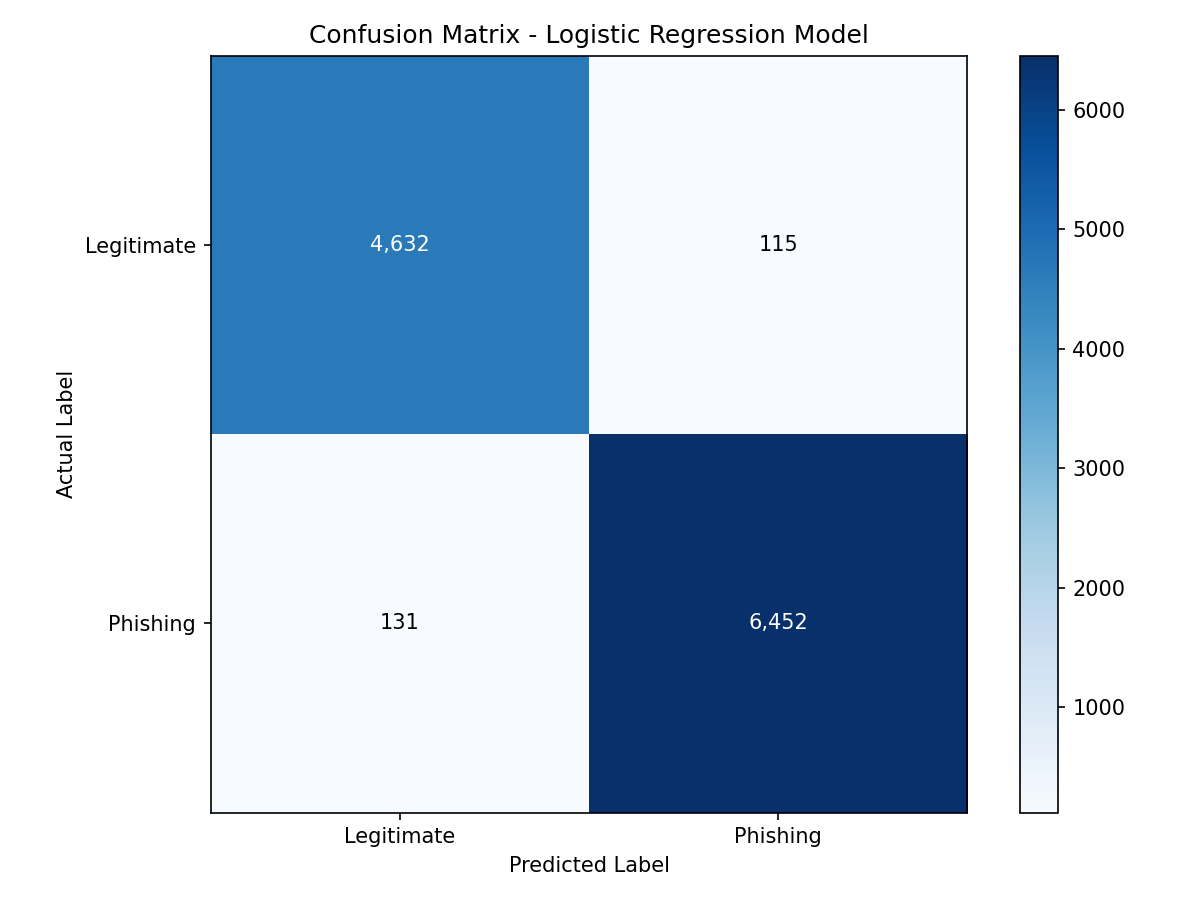

Write the Python code that produced this figure.
import matplotlib.pyplot as plt
import numpy as np
from sklearn.metrics import confusion_matrix

# Your confusion matrix data
cm = np.array([[4632, 115],
               [131, 6452]])

# Create the plot
fig, ax = plt.subplots(figsize=(8, 6))
im = ax.imshow(cm, interpolation='nearest', cmap='Blues')
ax.figure.colorbar(im, ax=ax)

# Add labels
ax.set(xticks=np.arange(cm.shape[1]),
       yticks=np.arange(cm.shape[0]),
       xticklabels=['Legitimate', 'Phishing'],
       yticklabels=['Legitimate', 'Phishing'],
       title='Confusion Matrix - Logistic Regression Model',
       ylabel='Actual Label',
       xlabel='Predicted Label')

# Add text annotations
for i in range(cm.shape[0]):
    for j in range(cm.shape[1]):
        ax.text(j, i, format(cm[i, j], ',d'),
                ha="center", va="center",
                color="white" if cm[i, j] > cm.max() / 2 else "black")

plt.tight_layout()
plt.savefig('confusion_matrix.png', dpi=150)
plt.show()
